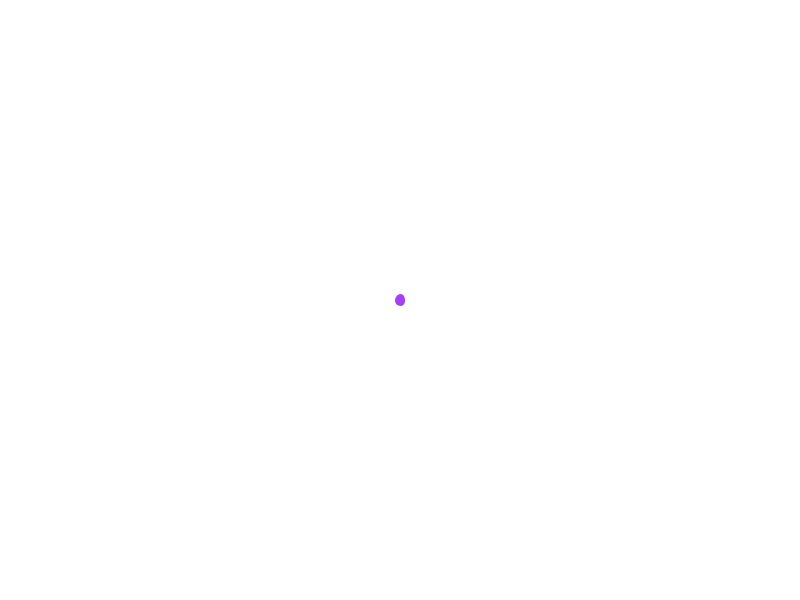
Frame 1 (no input)
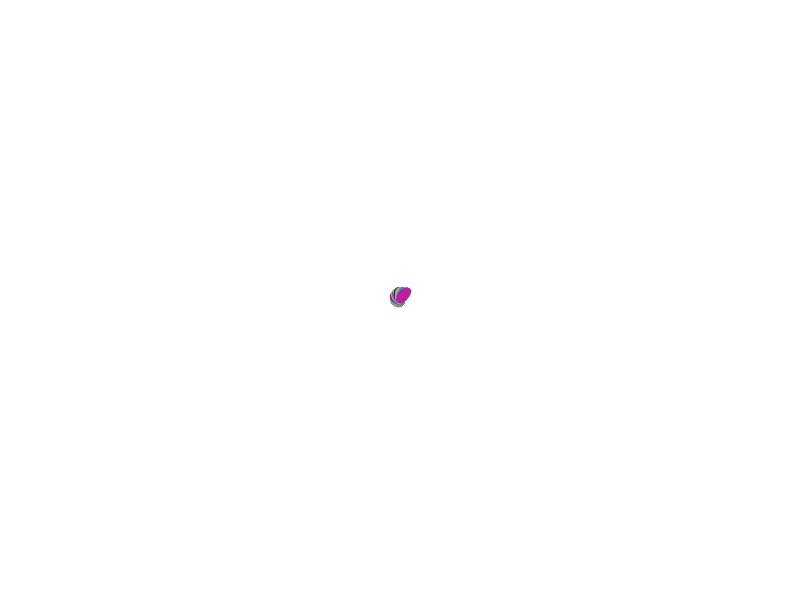
Frame 60 (the mouse pressed at the canvas centre just before this capture)
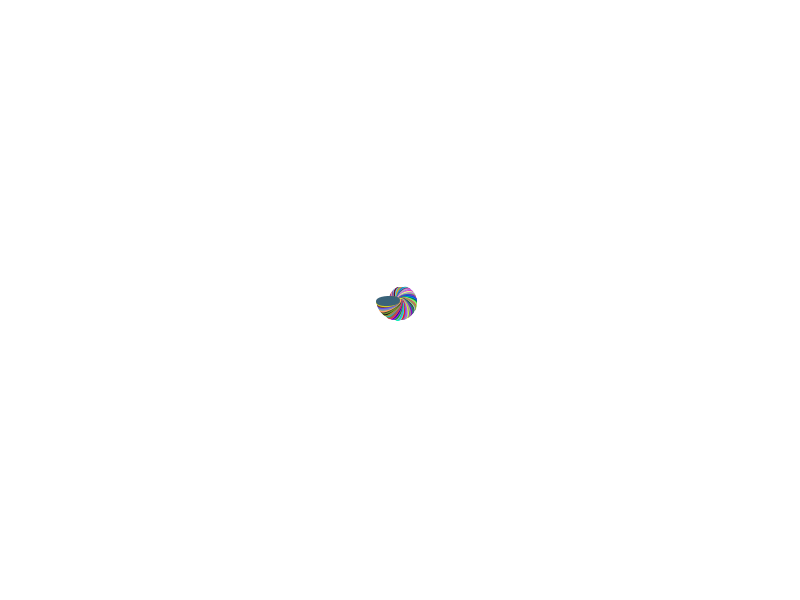
Frame 120 (the mouse held since frame 60 and released just before this capture)

The Processing sketch that drew these frames (run headless with seeded random() and noise(); from frame 60 on, the mouse is pressed at the canvas centre):

// Processing sketch: processing_182351
// ── processing_182351.pde

float angolo;
float x,y;
void setup()
{
size(800,600);  
background(255);
x=0;
y=0;
angolo=0;
}
void draw()
{
//point o line + rotazione del foglio
translate(width/2,height/2);
rotate(angolo);
strokeWeight(5);
stroke(random(255),random(255),random(255));
fill(255,13,0);
ellipse(x,y,x+5,y+7);
y = y += 0.1;
angolo += PI/48;

;
}
